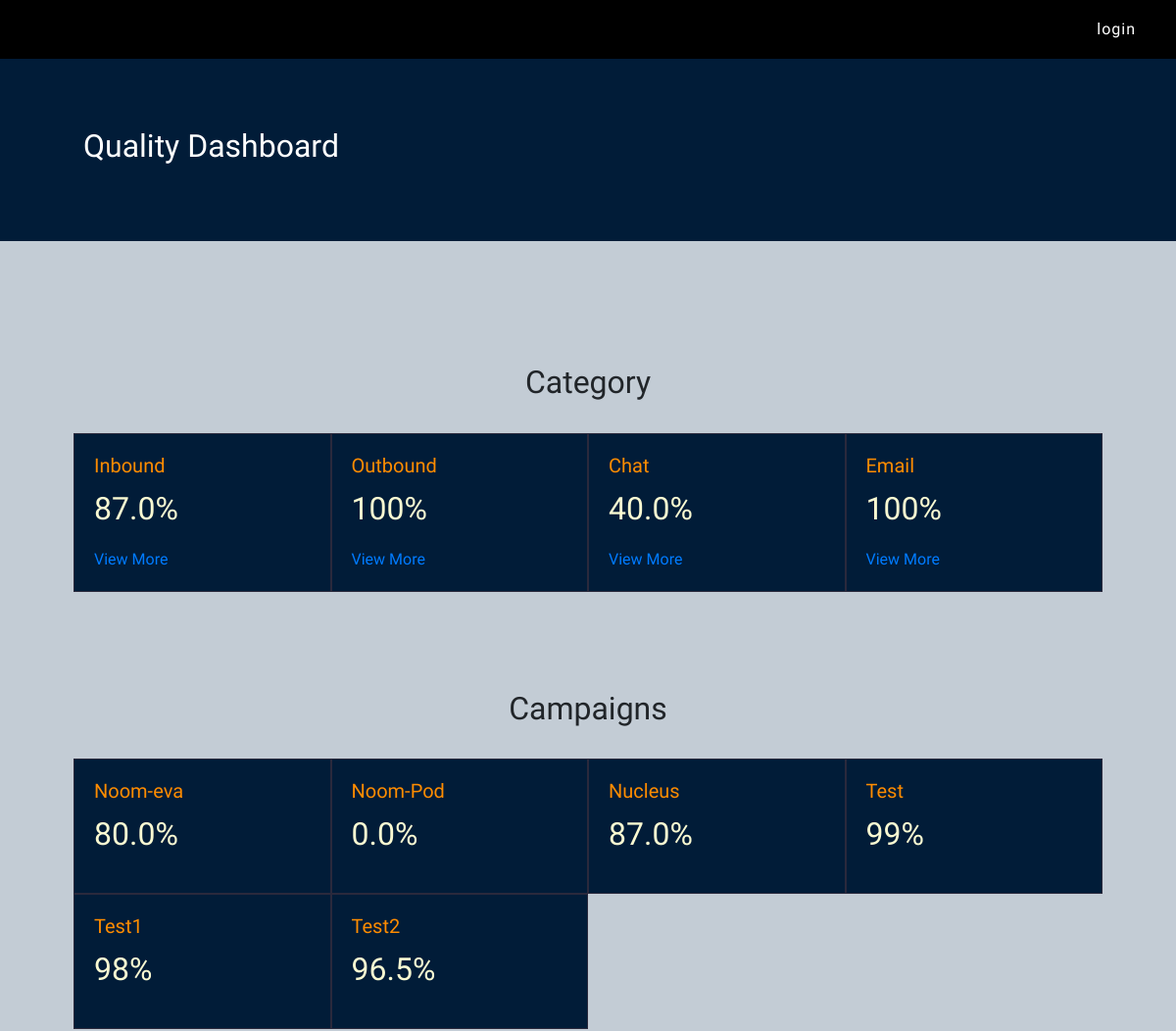
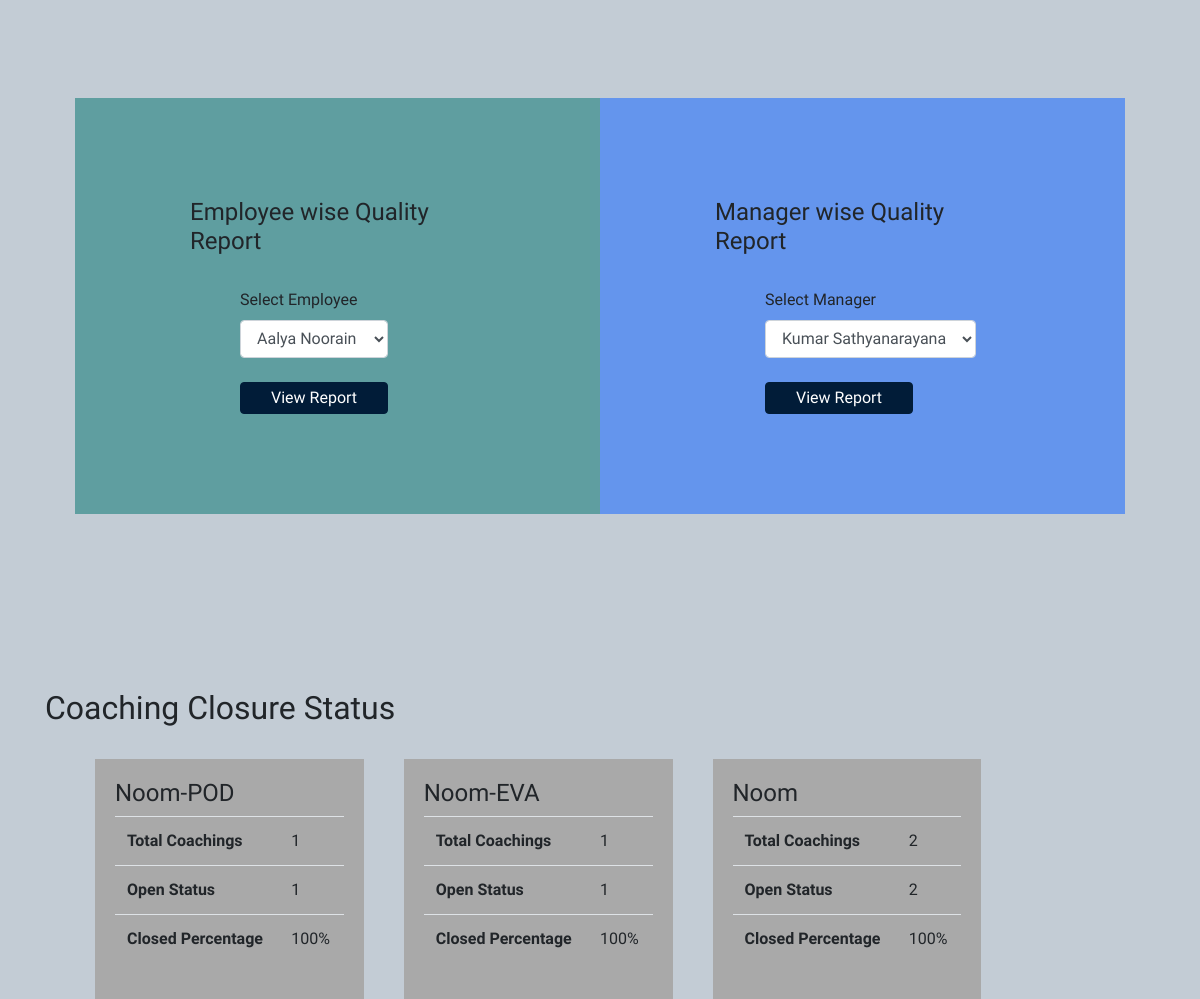
The page /employees/manager-home on the database its author committed (2 pictures, top to bottom).
### employees/models.py (models this page shows, shortened)
class InboundMonitoringForm(models.Model):
    emp_id = models.IntegerField()
    associate_name = models.CharField(max_length=50)
    qa = models.CharField(max_length=50)
    team_lead = models.CharField(max_length=50)
    customer_name = models.CharField(max_length=50)
    customer_contact = models.IntegerField()
    call_date = models.DateField()
    audit_date = models.DateField()
    campaign = models.CharField(max_length=100)
    zone=models.CharField(max_length=50)
    concept = models.CharField(max_length=60)
    call_duration=models.IntegerField()
    manager = models.CharField(max_length=50)
    manager_id = models.IntegerField()
    ce_1 = models.IntegerField()
    ce_2 = models.IntegerField()
    ce_3 = models.IntegerField()
    ce_4 = models.IntegerField()
    ce_5 = models.IntegerField()
    ce_6 = models.IntegerField()
    ce_7 = models.IntegerField()
    ce_8 = models.IntegerField()
    ce_9 = models.IntegerField()
    ce_10 = models.IntegerField()
    ce_11 = models.IntegerField()
    business_1 = models.IntegerField()
    business_2 = models.IntegerField()
    compliance_1 = models.IntegerField()
    compliance_2 = models.IntegerField()
    compliance_3 = models.IntegerField()
    areas_improvement = models.TextField()
    positives = models.TextField()
    comments = models.TextField()
    added_by = models.CharField(max_length=30)
    status = models.BooleanField(default=False)
    closed_date = models.DateTimeField(null=True)
    emp_comments = models.TextField(null=True)
    ce_total = models.IntegerField(null=True)
    business_total=models.IntegerField(null=True)
    compliance_total = models.IntegerField(null=True)
    overall_score = models.IntegerField(null=True)

### employees/views.py (the view)
# urls.py: path('manager-home',qualityDashboardMgt),
def qualityDashboardMgt(request):
    import datetime
    d = datetime.datetime.now()
    month = d.strftime("%m")
    year = d.strftime("%Y")
    user_id = request.user.id
    employees = Profile.objects.filter(emp_desi='CRO')
    managers = Profile.objects.filter(emp_desi='Manager')
    eva_all = ChatMonitoringFormEva.objects.all()
    eva_all_count = ChatMonitoringFormEva.objects.all().count()
    open_eva_chat = ChatMonitoringFormEva.objects.filter(status=False)
    open_eva_count = ChatMonitoringFormEva.objects.filter(status=False).count()
    eva_avg_score=ChatMonitoringFormEva.objects.filter(audit_date__year=year,audit_date__month=month)
    eva_avg=[]
    for i in eva_avg_score:
        eva_avg.append(i.overall_score)
    if len(eva_avg)>0:
        eva_avg_score=sum(eva_avg)/len(eva_avg)
    else:
        eva_avg_score=100
    pod_all = ChatMonitoringFormPodFather.objects.all()
    pod_all_count = ChatMonitoringFormPodFather.objects.all().count()
    open_pod_chat = ChatMonitoringFormPodFather.objects.filter(status=False)
    open_pod_count = ChatMonitoringFormPodFather.objects.filter(status=False).count()
    pod_avg_score = ChatMonitoringFormPodFather.objects.filter(audit_date__year=year, audit_date__month=month)
    pod_avg = []
    for i in pod_avg_score:
        pod_avg.append(i.overall_score)
    if len(pod_avg) > 0:
        pod_avg_score = sum(pod_avg) / len(pod_avg)
    else:
        pod_avg_score = 100
    inbound_all_noom = InboundMonitoringForm.objects.filter(campaign='Noom')
    inbound_all_count_noom = InboundMonitoringForm.objects.filter(campaign='Noom').count()
    open_inbound_noom = InboundMonitoringForm.objects.filter(status=False)
    open_inbound_count_noom = InboundMonitoringForm.objects.filter(status=False,campaign='Noom').count()
    inbound_avg_score_noom = InboundMonitoringForm.objects.filter(campaign='Noom',audit_date__year=year, audit_date__month=month)
    inbound_avg = []
    for i in inbound_avg_score_noom:
        inbound_avg.append(i.overall_score)
    if len(inbound_avg) > 0:
        inbound_avg_score_noom = sum(inbound_avg) / len(inbound_avg)
    else:
        inbound_avg_score_noom = 100
    inbound=inbound_avg_score_noom
    chat=(eva_avg_score+pod_avg_score)/2
    outbound=100
    email=100
    user_id = request.user.id
    employees = Profile.objects.filter(emp_desi='CRO')
    eva_total = ChatMonitoringFormEva.objects.all().count()
    eva_open_total = ChatMonitoringFormEva.objects.filter(status=False).count()
    closed_percentage_eva = int((eva_open_total / eva_total) * 100)
    pod_total = ChatMonitoringFormPodFather.objects.all().count()
    pod_open_total = ChatMonitoringFormPodFather.objects.filter(status=False).count()
    closed_percentage_pod = int((pod_open_total / pod_total) * 100)
    inbound_total = InboundMonitoringForm.objects.all().count()
    inbound_open_total = InboundMonitoringForm.objects.filter(status=False).count()
    closed_percentage_inbound = int((inbound_open_total / inbound_total) * 100)
    pod = {'name': 'Noom-POD', 'total': pod_total, 'total_open': pod_open_total, 'perc': closed_percentage_pod}
    eva = {'name': 'Noom-EVA', 'total': eva_total, 'total_open': eva_open_total, 'perc': closed_percentage_eva}
    noom = {'name': 'Noom', 'total': inbound_total, 'total_open': inbound_open_total,
               'perc': closed_percentage_inbound}
    campaigns = [pod, eva, noom]
    data = {
            'open_eva_chat': open_eva_chat, 'open_eva_count': open_eva_count,'eva_all':eva_all,'eva_all_count':eva_all_count,
            'open_pod_chat': open_pod_chat, 'open_pod_count': open_pod_count,'pod_all':pod_all,'pod_all_count':pod_all_count,
            'open_inbound': open_inbound_noom, 'open_inbound_count': open_inbound_count_noom,'inbound_all':inbound_all_noom,'inbound_all_count':inbound_all_count_noom,
            'eva_avg_score':eva_avg_score,'pod_avg_score':pod_avg_score,'inbound_avg_score':inbound_avg_score_noom,
            'inbound':inbound,'chat':chat,'outbound':outbound,'email':email,
            'employees':employees,'managers':managers,'campaigns':campaigns
            }
    return render(request, 'quality-dashboard-management.html',data)

### templates/quality-dashboard-management.html (shortened to what this page needs)
{% extends 'base.html' %}
{% block main %}
{% load static %}
<section style="background: #011c38;padding: 70px;color: white">
    <div class="container-lg">
        <h2>Quality Dashboard</h2>
    </div>
</section>
<section style="padding: 75px" id="dashboardcampaigns">
    <div class="container-fluid" style="margin-top:50px">
        <h2 class="text-center">Category</h2>
        <br>
        <div class="row">
            <div class="col-md-3">
                <h5 style="color: darkorange">Inbound</h5>
                <p style="font-size: 32px;color: lightgoldenrodyellow">{{inbound}}%</p>
                <a href="/employees/inbound-summary">View More</a>
            </div>
            <div class="col-md-3">
                <h5 style="color: darkorange">Outbound</h5>
                <p style="font-size: 32px;color: lightgoldenrodyellow">{{outbound}}%</p>
                <a href="">View More</a>
            </div>
            <div class="col-md-3">
                <h5 style="color: darkorange">Chat</h5>
                <p style="font-size: 32px;color: lightgoldenrodyellow">{{chat}}%</p>
                <a href="">View More</a>
            </div>
            <div class="col-md-3">
                <h5 style="color: darkorange">Email</h5>
                <p style="font-size: 32px;color: lightgoldenrodyellow">{{email}}%</p>
                <a href="">View More</a>
            </div>
        </div>
    </div>
    <div class="container-fluid" style="margin-top:100px">
        <h2 class="text-center">Campaigns</h2>
        <br>
        <div class="row">
            <div class="col-md-3">
                    <h5 style="color: darkorange">Noom-eva</h5>
                    <p style="font-size: 32px;color: lightgoldenrodyellow">{{eva_avg_score}}%</p>
            </div>
            <div class="col-md-3">
                    <h5 style="color: darkorange">Noom-Pod</h5>
                    <p style="font-size: 32px;color: lightgoldenrodyellow">{{pod_avg_score}}%</p>
            </div>
            <div class="col-md-3">
                    <h5 style="color: darkorange">Nucleus</h5>
                    <p style="font-size: 32px;color: lightgoldenrodyellow">{{inbound_avg_score}}%</p>
            </div>
            <div class="col-md-3">
                    <h5 style="color: darkorange">Test</h5>
                    <p style="font-size: 32px;color: lightgoldenrodyellow">99%</p>
            </div>
            <div class="col-md-3">
                    <h5 style="color: darkorange">Test1</h5>
                    <p style="font-size: 32px;color: lightgoldenrodyellow">98%</p>
            </div>
            <div class="col-md-3">
                    <h5 style="color: darkorange">Test2</h5>
                    <p style="font-size: 32px;color: lightgoldenrodyellow">96.5%</p>
            </div>
        </div>
    </div>
    <div class="container-fluid" style="margin-top:100px">
        <div class="row">
            <div class="col-md-6" style="background: cadetblue">
                <section style="margin:100px 100px">
                    <h4>Employee wise Quality Report</h4><br>
                    <div class="row" style="margin-left: 50px">
                                    <form action="/employees/employee-wise-report" method="POST" enctype="multipart/form-data">
                                        <label for="agent">Select Employee</label>
                                        <select name="emp_id" id="agent" class="form-control">
                                            {% for employee in employees %}
                                            <option value="{{employee.emp_id}}" class="form-control">{{employee.emp_name}}</option>
                                            {% endfor %}
                                        </select><br>
                                        <button class="btn btn-info">View Report</button>
                                    </form>
                    </div>
                </section>
            </div>
            <div class="col-md-6" style="background: cornflowerblue">
                <section style="margin:100px 100px">
                    <h4>Manager wise Quality Report</h4><br>
                    <div class="row" style="margin-left: 50px">
                                    <form action="/employees/manager-wise-report" method="POST" enctype="multipart/form-data">
                                        <label for="agent">Select Manager</label>
                                        <select name="emp_id" id="agent" class="form-control">
                                            {% for manager in managers %}
                                            <option value="{{manager.emp_id}}" class="form-control">{{manager.emp_name}}</option>
                                            {% endfor %}
                                        </select><br>
                                        <button class="btn btn-info">View Report</button>
                                    </form>
                    </div>
                </section>
            </div>
        </div>
    </div>
</section>
<section style="margin-top:100px">
    <div class="container-lg">
        <h2>Coaching Closure Status</h2><br>
        <div class="row" style="margin-left: 50px">
        {% for c in campaigns %}
        <div class="col-md-3" style="background: darkgray;padding: 20px;margin-right: 40px">
            <h4>{{c.name}}</h4>
            <table class="table">
                <tr>
                    <th>Total Coachings </th>
                    <td>{{c.total}}</td>
                </tr>
                <tr>
                    <th>Open Status</th>
                    <td>{{c.total_open}}</td>
                </tr>
                <tr>
                    <th>Closed Percentage </th>
                    <td>{{c.perc}}%</td>
                </tr>
            </table>
        </div>
        {% endfor %}
        </div>
    </div>
</section>
{% endblock %}

### static/css/style.css (style rules this page uses)
* { padding: 0; margin: 0; }
body { font-family: 'Maven Pro', sans-serif; background:#c3ccd5; }
.btn-info { color: white; background-color: #011c38!important; border-color: #011c38!important; padding:3px 30px; }
#dashboardcampaigns .col-md-3 { background: #011c38; padding: 20px; border: 1px solid #2a293c; }

### rows shown on the page
InboundMonitoringForm: name "Noom-POD", total "1", total_open "1", perc "100", name "Noom-EVA", name "Noom", total "2", total_open "2"

### other values the page prints
{{ inbound }} "87.0"
{{ outbound }} "100"
{{ chat }} "40.0"
{{ email }} "100"
{{ eva_avg_score }} "80.0"
{{ pod_avg_score }} "0.0"
{{ inbound_avg_score }} "87.0"
form field emp_id "Aalya Noorain"
form field emp_id "Kumar Sathyanarayana"
